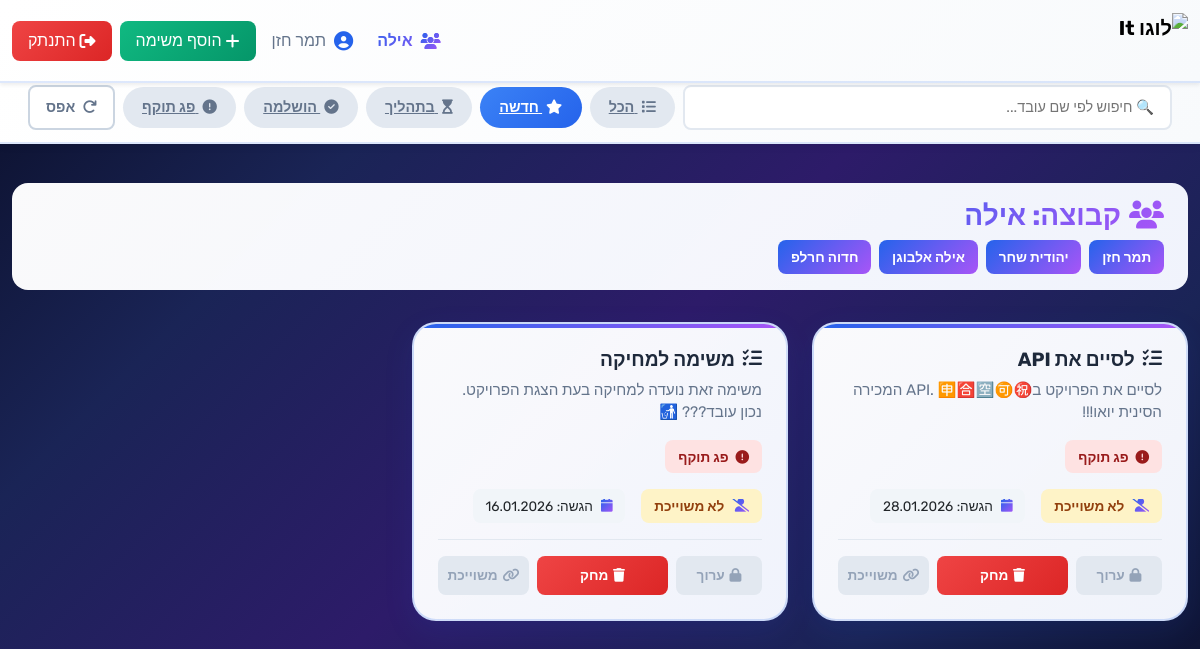
Screenshot of /DoIt/GetTasks/?status=NEW_TASK (signed in) with the database file from the repository.
### App/models.py (models this page shows, shortened)
class User(AbstractUser):
    role = models.CharField(max_length=20, choices=[('Manager', 'Manager'), ('Team_Member', 'Team_Member')], null=True)
    team = models.ForeignKey("Team", on_delete=models.CASCADE, null=True)

class Team(models.Model):
    team_name = models.CharField(max_length=100, unique=True)

class Task(models.Model):
    name = models.CharField(max_length=100)
    description = models.TextField()
    end_date = models.DateField(validators=[end_date_validation])
    status = models.CharField(max_length=100, choices=[
            ("NEW_TASK", "New Task"),
            ("ON_PROCESS", "On Process"),
            ("DONE", "Completed"),
            ("EXPIRED", "Time Over")
    ], null=True, default='NEW')
    team = models.ForeignKey("Team", on_delete=models.CASCADE)
    owner = models.ForeignKey("User", on_delete=models.SET_NULL, null=True, blank=True)

### App/views.py (the view)
# urls.py: path("GetTasks/", views.get_tasks, name="get_tasks"),
@login_required()
def get_tasks(request):
    team = request.user.team
    tasks = Task.objects.filter(team=team)
    users = User.objects.filter(team=team)
    status_filter = request.GET.get('status')
    query = request.GET.get('q')
    if query:
        tasks = tasks.filter(
            Q(owner__first_name__icontains=query) |
            Q(owner__last_name__icontains=query)
        )
    if status_filter:
        tasks = tasks.filter(status=status_filter)
    now = timezone.now().date()
    for task in tasks:
        if task.end_date < now and task.status not in ['EXPIRED', 'DONE']:
            task.status = 'EXPIRED'
            task.save()
    context = {'tasks': tasks, 'team': team, 'users': users}
    return render(request, 'Task/GetTasks.html', context)

### templates/Task/GetTasks.html (shortened to what this page needs)
{% load static %}
<!DOCTYPE html>
<html lang="he" dir="rtl">
<head>
    <link rel="stylesheet" href="https://cdn.jsdelivr.net/npm/bootstrap@5.3.0/dist/css/bootstrap.rtl.min.css">
    <link rel="stylesheet" href="https://cdnjs.cloudflare.com/ajax/libs/font-awesome/6.4.0/css/all.min.css">
</head>
<body>
    {% include "component/Nav.html" %}
    <main class="container-fluid">
        <div class="page-header">
            <h1>
                רשימת המשימות
            </h1>
        </div>
        <div class="team-info">
            <div class="team-info-text">
                <h3><i class="fas fa-users me-2"></i>קבוצה: {{ team.team_name }}</h3>
                <div class="team-members">
                    {% for user in users %}
                        <span class="member-badge">{{ user.first_name }} {{ user.last_name }}</span>
                    {% endfor %}
                </div>
            </div>
        </div>
        {% if tasks %}
            <div class="tasks-container">
                {% for task in tasks %}
                    <div class="task-card">
                        <h4 class="task-title">
                            <i class="fas fa-tasks"></i>
                            {{ task.name }}
                        </h4>
                        {% if task.description %}
                            <p class="task-description">{{ task.description }}</p>
                        {% endif %}
                        <div class="task-status status-{{ task.status|lower }}">
                            {% if task.status == 'NEW_TASK' %}
                                <i class="fas fa-star me-1"></i> משימה חדשה
                            {% elif task.status == 'ON_PROCESS' %}
                                <i class="fas fa-hourglass-start me-1"></i> בתהליך
                            {% elif task.status == 'DONE' %}
                                <i class="fas fa-check-circle me-1"></i> הושלמה
                            {% elif task.status == 'EXPIRED' %}
                                <i class="fas fa-exclamation-circle me-1"></i> פג תוקף
                            {% endif %}
                        </div>
                        <div class="task-meta">
                            {% if task.owner %}
                                <div class="meta-item">
                                    <i class="fas fa-user"></i>
                                    {{ task.owner.first_name }} {{ task.owner.last_name }}
                                </div>
                            {% else %}
                                <div class="meta-item" style="background: #fef3c7; color: #92400e;">
                                    <i class="fas fa-user-slash"></i>
                                    <strong>לא משוייכת</strong>
                                </div>
                            {% endif %}
                            <div class="meta-item">
                                <i class="fas fa-calendar"></i>
                                הגשה: {{ task.end_date|date:"d.m.Y" }}
                            </div>
                        </div>
                        {% if user.role == 'Manager' %}
                            <div class="task-actions">
                                {% if task.status == 'NEW_TASK' %}
                                    <a href="{% url 'edit_task' task.id %}" class="btn-action btn-edit">
                                        <i class="fas fa-edit"></i> ערוך
                                    </a>
                                {% else %}
                                    <button class="btn-action" style="background: #e2e8f0; color: #94a3b8; cursor: not-allowed;" disabled title="{% if task.status == 'DONE' %}לא ניתן לערוך משימה שהושלמה{% else %}לא ניתן לערוך משימות שפג תוקפן{% endif %}">
                                        <i class="fas fa-lock"></i> ערוך
                                    </button>
                                {% endif %}
                                <form method="post" action="{% url 'delete_task' task.id %}" class="flex-grow-1" onsubmit="return confirm('האם אתה בטוח?');">
                                    <button type="submit" class="btn-action btn-delete" style="width: 100%;">
                                        <i class="fas fa-trash"></i> מחק
                                    </button>
                                </form>
                                {% if not task.owner and task.status != 'EXPIRED' %}
                                    <form method="post" action="{% url 'update_owner' task.id %}" class="flex-grow-1">
                                        {% csrf_token %}
                                        <select name="user_id" onchange="this.form.submit();" style="padding: 0.6rem; border-radius: 0.5rem; border: none; background: linear-gradient(135deg, #10b981, #059669); color: white; font-weight: 600; cursor: pointer;">
                                            <option value="" disabled selected>🔗 הקצה משימה</option>
                                            {% for u in users %}
                                                <option value="{{ u.id }}">{{ u.first_name }} {{ u.last_name }}</option>
                                            {% endfor %}
                                        </select>
                                    </form>
                                {% elif task.owner.id == user.id and task.status == 'DONE' %}
                                    <div style="background: linear-gradient(135deg, #10b981, #059669); color: white; padding: 0.6rem; border-radius: 0.5rem; text-align: center; font-weight: 600; flex: 1;">
                                        <i class="fas fa-check-double"></i> הושלם
                                    </div>
                                {% else %}
                                    <button class="btn-action" style="width: 30%; background: #e2e8f0; color: #94a3b8; cursor: not-allowed;" disabled title="{% if task.owner %}משימה כבר משוייכת{% else %}לא ניתן להקצות משימות שפג תוקפן{% endif %}">
                                        <i class="fas fa-link"></i> משוייכת
                                    </button>
                                {% endif %}
                            </div>
                        {% endif %}
                    </div>
                {% endfor %}
            </div>
        {% endif %}
    </main>
</body>
</html>

### templates/component/Nav.html (shortened to what this page needs)
{% load static %}
<nav class="navbar navbar-expand-lg fixed-top navbar-light shadow-sm" style="background: linear-gradient(135deg, #ffffff 0%, #f8fafc 100%); border-bottom: 2px solid rgba(37, 99, 235, 0.15);">
  <div class="container-fluid">
    <a class="navbar-brand d-flex align-items-center fw-bold" href="{% url 'welcome' %}" style="text-decoration: none;">
      <img src="{% static 'My-App/images/DoIt.gif' %}?t={% now 'U' %}" alt="לוגו DoIt" height="55" class="me-2 logo-gif glow" style="max-width: 70px; animation: glow 2s ease-in-out infinite;">
    </a>
    <div class="collapse navbar-collapse" id="mainNavbar">
      <ul class="navbar-nav ms-auto mb-2 mb-lg-0">
        {% if user.is_authenticated %}
          <li class="nav-item me-2">
            <span class="nav-link d-flex align-items-center" style="background: linear-gradient(135deg, #2563eb 0%, #a855f7 100%); -webkit-background-clip: text; -webkit-text-fill-color: transparent; background-clip: text; font-weight: 700; animation: fadeIn 0.6s ease-out;">
              <i class="fas fa-users me-2" style="background: linear-gradient(135deg, #2563eb, #a855f7); -webkit-background-clip: text; -webkit-text-fill-color: transparent; background-clip: text;"></i>
              {{ user.team.team_name }}
            </span>
          </li>
          <li class="nav-item me-2">
            <span class="nav-link d-flex align-items-center" style="color: #64748b; animation: fadeIn 0.7s ease-out;">
              <i class="fas fa-user-circle me-2" style="color: #2563eb; font-size: 1.2rem;"></i>
              {{ user.first_name }} {{ user.last_name }}
            </span>
          </li>
          {% if user.role == 'Manager' %}
          <li class="nav-item me-2">
            <a class="nav-link d-flex align-items-center" href="{% url 'add_task' %}" style="background: linear-gradient(135deg, #10b981 0%, #059669 100%); color: white; border-radius: 0.5rem; padding: 0.5rem 1rem; transition: all 0.3s ease; animation: slideDown 0.6s ease-out;">
              <i class="fas fa-plus me-1"></i>
              <span>הוסף משימה</span>
            </a>
          </li>
          {% endif %}
          <li class="nav-item">
            <a class="nav-link d-flex align-items-center" href="{% url 'logout' %}" style="background: linear-gradient(135deg, #ef4444 0%, #dc2626 100%); color: white; border-radius: 0.5rem; padding: 0.5rem 1rem; transition: all 0.3s ease; animation: slideDown 0.7s ease-out;">
              <i class="fas fa-sign-out-alt me-1"></i>
              <span>התנתק</span>
            </a>
          </li>
        {% endif %}
      </ul>
    </div>
  </div>
</nav>
{% if user.is_authenticated and request.resolver_match.url_name == 'get_tasks' %}
<div class="filters-top-bar" style="background: linear-gradient(135deg, #ffffff 0%, #f8fafc 100%); border-bottom: 2px solid rgba(37, 99, 235, 0.15); padding: 0.75rem 1rem; position: sticky; top: 73px; z-index: 100; box-shadow: 0 2px 8px rgba(0, 0, 0, 0.08);">
  <div class="container-fluid">
    <form method="get" id="filterForm" class="d-flex align-items-center gap-2 flex-wrap">
      <div class="filter-search" style="flex: 1; min-width: 200px;">
        <input type="text" name="q" placeholder="🔍 חיפוש לפי שם עובד..." value="{{ request.GET.q }}"
          style="width: 100%; padding: 0.6rem 1rem; border: 2px solid #e2e8f0; border-radius: 0.5rem; font-size: 0.9rem; transition: all 0.3s ease;"
          onchange="this.form.submit();">
      </div>
      <div class="status-tabs" style="display: flex; gap: 0.5rem; flex-wrap: wrap;">
        <a href="{% url 'get_tasks' %}" class="tab-btn {% if not request.GET.status %}active{% endif %}"
          style="padding: 0.6rem 1.2rem; border-radius: 2rem; border: none; cursor: pointer; font-size: 0.9rem; font-weight: 600; transition: all 0.3s ease; background: {% if not request.GET.status %}linear-gradient(135deg, #2563eb, #3b82f6){% else %}#e2e8f0{% endif %}; color: {% if not request.GET.status %}white{% else %}#64748b{% endif %};">
          <i class="fas fa-list me-1"></i> הכל
        </a>
        <a href="{% url 'get_tasks' %}?status=NEW_TASK" class="tab-btn {% if request.GET.status == 'NEW_TASK' %}active{% endif %}"
          style="padding: 0.6rem 1.2rem; border-radius: 2rem; border: none; cursor: pointer; font-size: 0.9rem; font-weight: 600; transition: all 0.3s ease; background: {% if request.GET.status == 'NEW_TASK' %}linear-gradient(135deg, #3b82f6, #2563eb){% else %}#e2e8f0{% endif %}; color: {% if request.GET.status == 'NEW_TASK' %}white{% else %}#64748b{% endif %};">
          <i class="fas fa-star me-1"></i> חדשה
        </a>
        <a href="{% url 'get_tasks' %}?status=ON_PROCESS" class="tab-btn {% if request.GET.status == 'ON_PROCESS' %}active{% endif %}"
          style="padding: 0.6rem 1.2rem; border-radius: 2rem; border: none; cursor: pointer; font-size: 0.9rem; font-weight: 600; transition: all 0.3s ease; background: {% if request.GET.status == 'ON_PROCESS' %}linear-gradient(135deg, #f59e0b, #d97706){% else %}#e2e8f0{% endif %}; color: {% if request.GET.status == 'ON_PROCESS' %}white{% else %}#64748b{% endif %};">
          <i class="fas fa-hourglass-start me-1"></i> בתהליך
        </a>
        <a href="{% url 'get_tasks' %}?status=DONE" class="tab-btn {% if request.GET.status == 'DONE' %}active{% endif %}"
          style="padding: 0.6rem 1.2rem; border-radius: 2rem; border: none; cursor: pointer; font-size: 0.9rem; font-weight: 600; transition: all 0.3s ease; background: {% if request.GET.status == 'DONE' %}linear-gradient(135deg, #10b981, #059669){% else %}#e2e8f0{% endif %}; color: {% if request.GET.status == 'DONE' %}white{% else %}#64748b{% endif %};">
          <i class="fas fa-check-circle me-1"></i> הושלמה
        </a>
        <a href="{% url 'get_tasks' %}?status=EXPIRED" class="tab-btn {% if request.GET.status == 'EXPIRED' %}active{% endif %}"
          style="padding: 0.6rem 1.2rem; border-radius: 2rem; border: none; cursor: pointer; font-size: 0.9rem; font-weight: 600; transition: all 0.3s ease; background: {% if request.GET.status == 'EXPIRED' %}linear-gradient(135deg, #ef4444, #dc2626){% else %}#e2e8f0{% endif %}; color: {% if request.GET.status == 'EXPIRED' %}white{% else %}#64748b{% endif %};">
          <i class="fas fa-exclamation-circle me-1"></i> פג תוקף
        </a>
      </div>
      {% if request.GET.q or request.GET.status %}
      <a href="{% url 'get_tasks' %}" class="reset-btn"
        style="padding: 0.6rem 1rem; border-radius: 0.5rem; border: 2px solid #cbd5e1; background: white; color: #64748b; text-decoration: none; font-weight: 600; font-size: 0.9rem; cursor: pointer; transition: all 0.3s ease;">
        <i class="fas fa-redo me-1"></i> אפס
      </a>
      {% endif %}
    </form>
  </div>
</div>
{% endif %}

### rows the page displays
User: team.team_name "אילה", first_name "תמר", last_name "חזן"
Team: team_name "אילה"
User: first_name "יהודית", last_name "שחר"
User: first_name "אילה", last_name "אלבוגן"
User: first_name "חדוה", last_name "חרלפ"
Task: name "לסיים את API", description "לסיים את הפרויקט בAPI. 🈸🈴🈳🉑㊗️ המכירה הסינית יואו!!!", status "NEW_TASK" (drawn), shows "לא משוייכת", end_date "28.01.2026"
Task: name "משימה למחיקה", description "משימה זאת נועדה למחיקה בעת הצגת הפרויקט. נכון עובד??? 🚮", status "NEW_TASK" (drawn), shows "לא משוייכת", end_date "16.01.2026"
